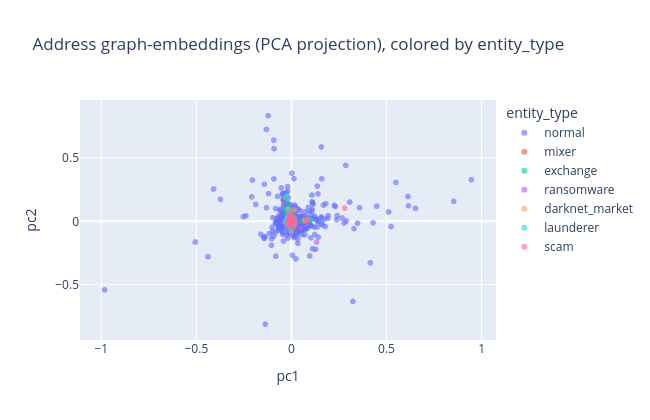

Notebook code for this chart:
### Markdown cell above
## 8. Dashboard / link-analysis visualization

A single interactive Plotly dashboard: risk-score distribution, the confusion matrix
already shown above, entity-cluster scatter (2-D projection of the graph embeddings), and
a **link-analysis graph** of the top-risk transaction subgraph with node color = risk.

### Code cell
from sklearn.decomposition import PCA

addr2type = dict(zip(wallets.address, wallets.entity_type))
proj = PCA(n_components=2, random_state=42).fit_transform(addr_embeddings)
combo["pc1"], combo["pc2"] = proj[:, 0], proj[:, 1]
combo["entity_type"] = combo.address.map(addr2type)

fig1 = px.scatter(combo.sample(min(3000, len(combo)), random_state=42),
                   x="pc1", y="pc2", color="entity_type", opacity=0.6,
                   title="Address graph-embeddings (PCA projection), colored by entity_type")
fig1.update_layout(height=420, width=650)
fig1.show()
